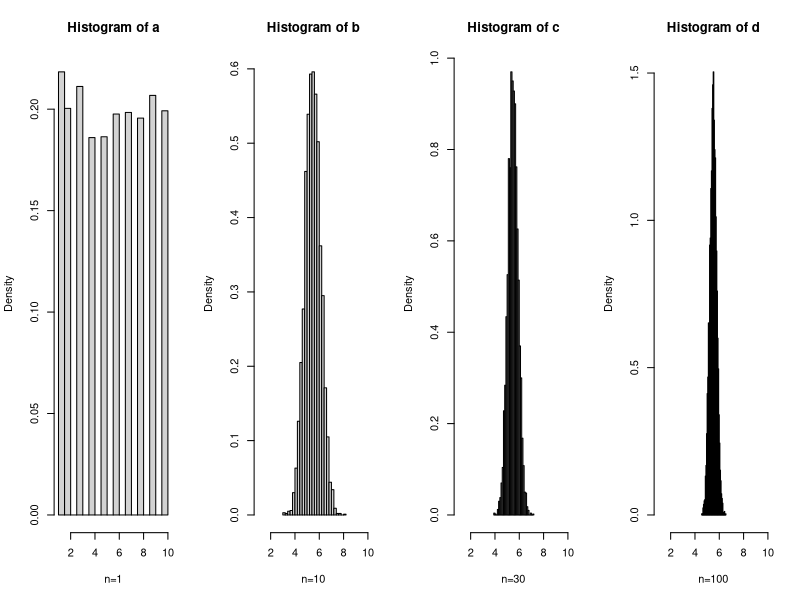

Write the R code that produced this figure.
a=c(); b=c(); c=c(); d=c();

for(i in 1:5000)
{
  a[i] = mean(sample(1:10, 1, replace = T))
  b[i] = mean(sample(1:10, 20, replace = T))
  c[i] = mean(sample(1:10, 50, replace = T))
  d[i] = mean(sample(1:10, 100, replace = T))
}

par(mfrow=c(1,4))
hist(a, prob=T, xlim=c(1,10), xlab="n=1")
hist(b, prob=T, xlim=c(1,10), xlab="n=10", breaks=30)
hist(c, prob=T, xlim=c(1,10), xlab="n=30", breaks=30)
hist(d, prob=T, xlim=c(1,10), xlab="n=100", breaks=30)
